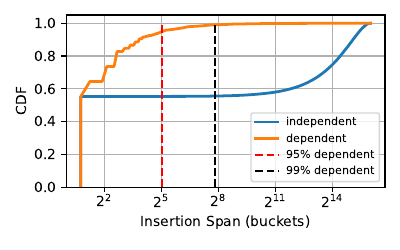

Here is the Python script that generated this plot:
import lib

import experiments.plot_cuckoo as plot_cuckoo
import simulator.log as log
import simulator.simulation_runtime as sim
# import run_experiments as re
import experiments.data_management as dm
import simulator.cuckoo as cuckoo
import matplotlib.pyplot as plt
import numpy as np
from tqdm import tqdm


data_dir = "insertion_span"

def run_insertion_range_protocol_cdf():
    table_size = 1024 * 512
    configs = [ 
                ("a_star", "dependent"),
                ("a_star", "independent"),
            ]
    runs = []
    for c in configs:
        config = lib.get_config()
        search = c[0]
        dependent = c[1]
        config['indexes'] = table_size
        config['search_function'] = search
        config['location_function'] = dependent
        config['read_threshold_bytes'] = 128
        config['max_fill'] = 90
        config['bucket_size']=8
        config['num_steps'] = 100000000
        config['state_machine'] = cuckoo.rcuckoo

        log.set_off()
        runs.append(sim.run_trials(config))
    dm.save_statistics(runs,dirname=data_dir)



def plot_insertion_range_protocol_cdf():
    import matplotlib.ticker as mticker
    stats = dm.load_statistics(data_dir)
    fig, ax1 = plt.subplots(1,1, figsize=(4,2.5))
    buckets=True
    for stat in stats[0]:
        # exit(0)
        c0_stats = stat[0]['clients'][0]
        config = stat[0]['config']

        ranges = c0_stats['stats']['index_range_per_insert']

        if not buckets:
            bucket_size = config['bucket_size']
            entry_size = config['entry_size']
            bucket_bytes = bucket_size * entry_size
            ranges = [ (r * bucket_bytes) + bucket_bytes for r in ranges]
        else:
            ranges = [ (r + 1) for r in ranges]



        # print(ranges)
        x, y = plot_cuckoo.cdf(ranges)

        search = config['search_function']
        dependent = config['location_function']
        ax1.plot(x,y, label=str(dependent), linewidth=2)
        if dependent == "dependent":
            nf=0
            nn=0
            for j in y:
                if j < 0.95:
                    nf+=1
                if j < 0.99:
                    nn+=1

            ax1.vlines(x[nf], 0, 1, color='red', linestyle='--', label="95% dependent")
            ax1.vlines(x[nn], 0, 1, color='black', linestyle='--', label="99% dependent")

    
    ax1.set_xscale('log', base=2)
    # ax1.xaxis.set_minor_formatter(mticker.ScalarFormatter())
    if not buckets:
        ax1.set_xlabel('Insertion Span (bytes)')
    else:
        ax1.set_xlabel('Insertion Span (buckets)')
    # ax1.set_title('Insertion Range CDF')
    ax1.legend(prop={'size': 8})
    ax1.set_ylim(0,1.05)
    ax1.set_ylabel('CDF')
    plt.grid()


    plt.tight_layout()
    plt.savefig("insertion_span.pdf")

run_insertion_range_protocol_cdf()
plot_insertion_range_protocol_cdf()